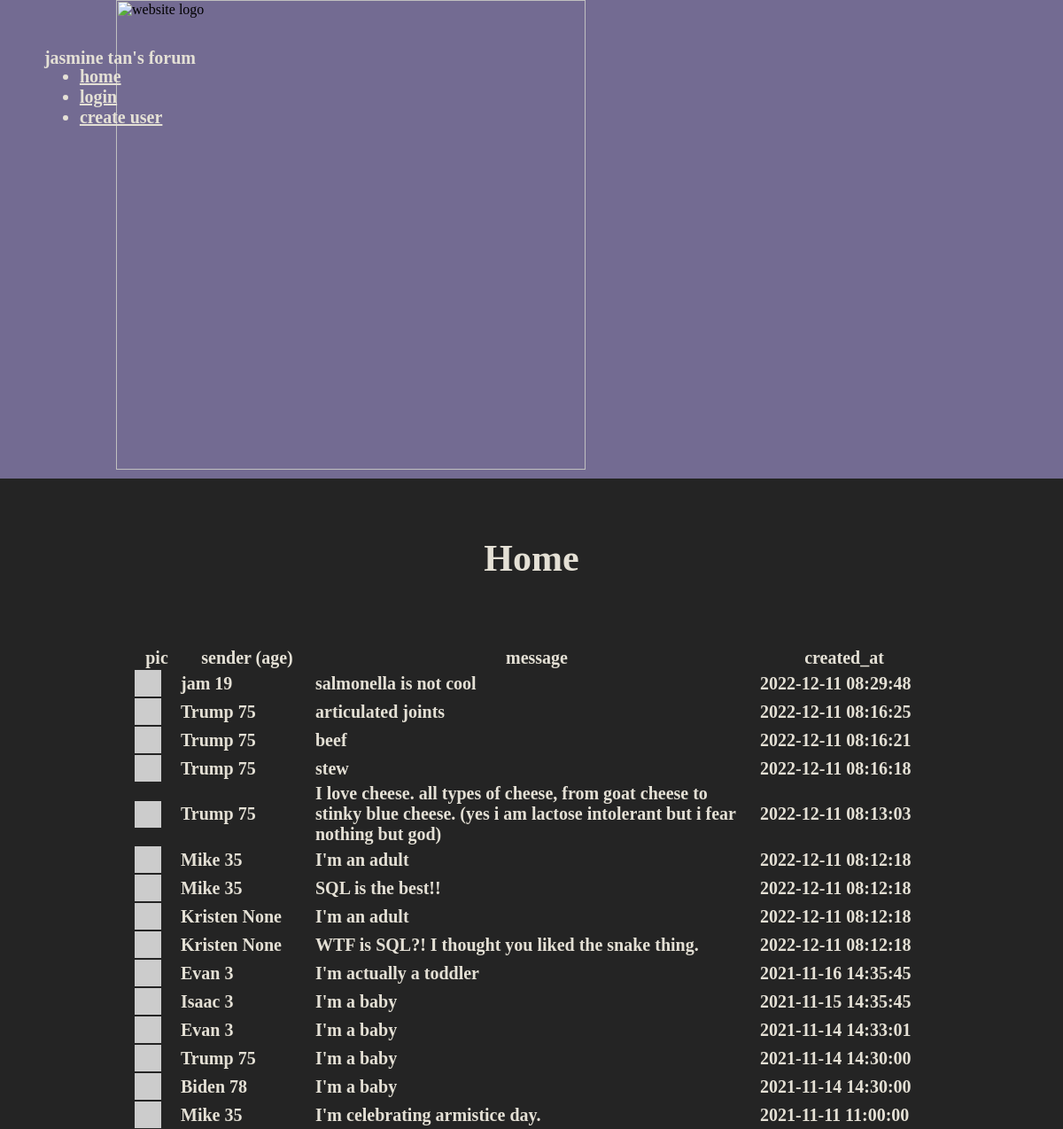
The page / on the database its author committed.
### tables this page shows
CREATE TABLE users (
    id INTEGER PRIMARY KEY,
    username TEXT NOT NULL UNIQUE,
    password TEXT NOT NULL,
    age INTEGER
);

CREATE TABLE messages (
    id integer primary key,
    sender_id integer not null,
    message text not null,
    created_at timestamp not null default current_timestamp
    );

### project.py (the view)
@app.route('/') #index page
def root():
    con = sqlite3.connect(DATABASE)
    messages = []
    username=request.cookies.get('username')
    password=request.cookies.get('password')
    good_credentials=are_credentials_good(username,password)
    print('good_credentials=', good_credentials)
    sql = """
    SELECT sender_id,message,created_at
    FROM messages
    ORDER BY created_at DESC;
    """
    cur_messages = con.cursor()
    cur_messages.execute(sql)
    for row_messages in cur_messages.fetchall():
        sql="""
        SELECT username,age
        FROM users
        WHERE id=?;
        """
        cur_users = con.cursor()
        cur_users.execute(sql, [row_messages[0]])
        for row_users in cur_users.fetchall():
            messages.append({
                'message': row_messages[1],
                'username': row_users[0],
                'created_at': row_messages[2],
                'profpic': 'https://robohash.org/' + row_users[0],
                'age':row_users[1],
                })
    return render_template('root.html', messages=messages, logged_in=good_credentials)

### project.py (called while the page is built)
def are_credentials_good(username,password):
    con = sqlite3.connect('twitter_clone.db')
    cur = con.cursor()
    username=username
    sql = """
    SELECT password FROM users where username= ?;
    """
    cur.execute(sql,[username])
    for row in cur.fetchall():
        if password == row[0]:
            return True
        else:
            return False

### templates/root.html
    {% extends 'base.html' %}
    {% block content %}
    <h2 id="header">Home</h2>
    <table id="messages">
        <tr>
            <th style="width: 50px" style="word-wrap: break-word">pic</th>
            <th style="width: 150px" style="word-wrap: break-word">sender (age)</th>
            <th style="width: 500px" style="word-wrap: break-word">message</th>
            <th style="width: 190px" style="word-wrap: break-word">created_at</th>
        </tr>
        {% for message in messages %}
            <tr>
                <td><img src="{{message['profpic']}}" width="30" alt="alternatetext"></td>
                <td>{{message['username']}} {{message['age']}}</td>
                <td>{{message['message']}}</td>
                <td>{{message['created_at']}}  </td>
            </tr>
        {% endfor %}
    </table>
    {% endblock %}

### templates/base.html (shortened to what this page needs)
<html>
    <head>
        <link rel="stylesheet" href="/static/style.css">
    </head>
    <body>
        <div id="rect1" class="purple">
            <span id='sitelogo'>
                <img
                title= "welcome to my forum"
                height = 530px
                src="https://github.com/jasminextan/twitter-clone/blob/main/static/purple%20and%20white%20jasmine%20logo.png?raw=true"
                alt="website logo">
            </span>
            <h1 id="title">jasmine tan's forum</h1>
            <ul id="menu">
                <li><a href='/'>home</a></li>
                {% if logged_in %}
                <li><a href='/create_message'>create message</a></li>
                <li><a href='/search_message'>search message</a></li>
                <li><a href='/logout'>logout</a></li>
                <li><a href='/user'>user</a></li>
                {% else %}
                <li><a href='/login'>login</a></li>
                <li><a href='/create_user'>create user</a></li>
                {% endif %}
            </ul>
            {% block content %}
            {% endblock %}
        </div>
    </body>
</html>

### static/style.css (style rules this page uses)
body { background-color: #242424 }
a { color: #E4E0D5 }
.purple { background-color: #736B92; }
#rect1 { position: absolute; width: 100%; height: 540px; left: 0%; top: 0px; z-index: 1; }
#title { position: absolute; width: 300px; height: 36px; left: 4.16%; top: 34px; font-weight: 700; font-size: 20px; line-height: 24px; display: flex; align-items: center; text-align: center; color: #E4E0D5; }
#menu { position: absolute; left: 4.16%; top: 55px; font-weight: 700; font-size: 20px; color: #E4E0D5; }
#messages { border-collapse: collapse; table-layout: fixed; width: 310px; font-weight: 700; font-size: 20px; color: #E4E0D5; top: 555px; margin-left: auto; margin-right: auto; }
#sitelogo { display: block; margin-left: auto; margin-right: auto; margin-top: 0px; width: 938px; }
#header { margin:0px; height: 200px; line-height:200px; font-weight: 700; font-size: 42px; text-align: center; color: #E4E0D5; }

### rows shown on the page
users: username "jam"
messages: message "salmonella is not cool", created_at "2022-12-11 08:29:48"
users: username "Trump" "Trump" "Trump" "Trump" "Trump"
messages: message "articulated joints", created_at "2022-12-11 08:16:25"
messages: message "beef", created_at "2022-12-11 08:16:21"
messages: message "stew", created_at "2022-12-11 08:16:18"
messages: message "I love cheese. all types of cheese, from goat cheese to stinky blue cheese. (yes i am lactose intolerant but i fear nothing but god)", created_at "2022-12-11 08:13:03"
users: username "Mike" "Mike" "Mike"
messages: message "I'm an adult", created_at "2022-12-11 08:12:18"
messages: message "SQL is the best!!", created_at "2022-12-11 08:12:18"
users: username "Kristen" "Kristen"
messages: message "I'm an adult", created_at "2022-12-11 08:12:18"
messages: message "WTF is SQL?! I thought you liked the snake thing.", created_at "2022-12-11 08:12:18"
users: username "Evan" "Evan"
messages: message "I'm actually a toddler", created_at "2021-11-16 14:35:45"
users: username "Isaac"
messages: message "I'm a baby", created_at "2021-11-15 14:35:45"
messages: message "I'm a baby", created_at "2021-11-14 14:33:01"
messages: message "I'm a baby", created_at "2021-11-14 14:30:00"
users: username "Biden"
messages: message "I'm a baby", created_at "2021-11-14 14:30:00"
messages: message "I'm celebrating armistice day.", created_at "2021-11-11 11:00:00"

### other values the page prints
{{ message['age'] }} "19" "75" "75" "75" "75" "35" "35" "None" "None" "3" "3" "3" "75" "78" "35"
